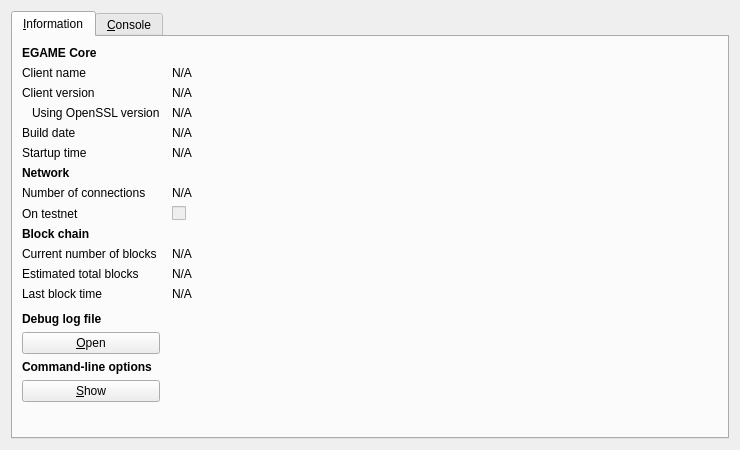
<?xml version="1.0" encoding="UTF-8"?>
<ui version="4.0">
 <class>RPCConsole</class>
 <widget class="QDialog" name="RPCConsole">
  <property name="geometry">
   <rect>
    <x>0</x>
    <y>0</y>
    <width>740</width>
    <height>450</height>
   </rect>
  </property>
  <property name="windowTitle">
   <string>EGAME - Debug window</string>
  </property>
  <layout class="QVBoxLayout" name="verticalLayout_2">
   <item>
    <widget class="QTabWidget" name="tabWidget">
     <property name="currentIndex">
      <number>0</number>
     </property>
     <widget class="QWidget" name="tab_info">
      <attribute name="title">
       <string>&amp;Information</string>
      </attribute>
      <layout class="QGridLayout" name="gridLayout" columnstretch="0,1">
       <property name="horizontalSpacing">
        <number>12</number>
       </property>
       <item row="0" column="0">
        <widget class="QLabel" name="label_9">
         <property name="font">
          <font>
           <weight>75</weight>
           <bold>true</bold>
          </font>
         </property>
         <property name="text">
          <string>EGAME Core</string>
         </property>
        </widget>
       </item>
       <item row="1" column="0">
        <widget class="QLabel" name="label_5">
         <property name="text">
          <string>Client name</string>
         </property>
        </widget>
       </item>
       <item row="1" column="1">
        <widget class="QLabel" name="clientName">
         <property name="cursor">
          <cursorShape>IBeamCursor</cursorShape>
         </property>
         <property name="text">
          <string>N/A</string>
         </property>
         <property name="textFormat">
          <enum>Qt::PlainText</enum>
         </property>
         <property name="textInteractionFlags">
          <set>Qt::LinksAccessibleByMouse|Qt::TextSelectableByKeyboard|Qt::TextSelectableByMouse</set>
         </property>
        </widget>
       </item>
       <item row="2" column="0">
        <widget class="QLabel" name="label_6">
         <property name="text">
          <string>Client version</string>
         </property>
        </widget>
       </item>
       <item row="2" column="1">
        <widget class="QLabel" name="clientVersion">
         <property name="cursor">
          <cursorShape>IBeamCursor</cursorShape>
         </property>
         <property name="text">
          <string>N/A</string>
         </property>
         <property name="textFormat">
          <enum>Qt::PlainText</enum>
         </property>
         <property name="textInteractionFlags">
          <set>Qt::LinksAccessibleByMouse|Qt::TextSelectableByKeyboard|Qt::TextSelectableByMouse</set>
         </property>
        </widget>
       </item>
       <item row="3" column="0">
        <widget class="QLabel" name="label_14">
         <property name="text">
          <string>Using OpenSSL version</string>
         </property>
         <property name="indent">
          <number>10</number>
         </property>
        </widget>
       </item>
       <item row="3" column="1">
        <widget class="QLabel" name="openSSLVersion">
         <property name="cursor">
          <cursorShape>IBeamCursor</cursorShape>
         </property>
         <property name="text">
          <string>N/A</string>
         </property>
         <property name="textFormat">
          <enum>Qt::PlainText</enum>
         </property>
         <property name="textInteractionFlags">
          <set>Qt::LinksAccessibleByMouse|Qt::TextSelectableByKeyboard|Qt::TextSelectableByMouse</set>
         </property>
        </widget>
       </item>
       <item row="4" column="0">
        <widget class="QLabel" name="label_12">
         <property name="text">
          <string>Build date</string>
         </property>
        </widget>
       </item>
       <item row="4" column="1">
        <widget class="QLabel" name="buildDate">
         <property name="cursor">
          <cursorShape>IBeamCursor</cursorShape>
         </property>
         <property name="text">
          <string>N/A</string>
         </property>
         <property name="textFormat">
          <enum>Qt::PlainText</enum>
         </property>
         <property name="textInteractionFlags">
          <set>Qt::LinksAccessibleByMouse|Qt::TextSelectableByKeyboard|Qt::TextSelectableByMouse</set>
         </property>
        </widget>
       </item>
       <item row="5" column="0">
        <widget class="QLabel" name="label_13">
         <property name="text">
          <string>Startup time</string>
         </property>
        </widget>
       </item>
       <item row="5" column="1">
        <widget class="QLabel" name="startupTime">
         <property name="cursor">
          <cursorShape>IBeamCursor</cursorShape>
         </property>
         <property name="text">
          <string>N/A</string>
         </property>
         <property name="textFormat">
          <enum>Qt::PlainText</enum>
         </property>
         <property name="textInteractionFlags">
          <set>Qt::LinksAccessibleByMouse|Qt::TextSelectableByKeyboard|Qt::TextSelectableByMouse</set>
         </property>
        </widget>
       </item>
       <item row="6" column="0">
        <widget class="QLabel" name="label_11">
         <property name="font">
          <font>
           <weight>75</weight>
           <bold>true</bold>
          </font>
         </property>
         <property name="text">
          <string>Network</string>
         </property>
        </widget>
       </item>
       <item row="7" column="0">
        <widget class="QLabel" name="label_7">
         <property name="text">
          <string>Number of connections</string>
         </property>
        </widget>
       </item>
       <item row="7" column="1">
        <widget class="QLabel" name="numberOfConnections">
         <property name="cursor">
          <cursorShape>IBeamCursor</cursorShape>
         </property>
         <property name="text">
          <string>N/A</string>
         </property>
         <property name="textFormat">
          <enum>Qt::PlainText</enum>
         </property>
         <property name="textInteractionFlags">
          <set>Qt::LinksAccessibleByMouse|Qt::TextSelectableByKeyboard|Qt::TextSelectableByMouse</set>
         </property>
        </widget>
       </item>
       <item row="8" column="0">
        <widget class="QLabel" name="label_8">
         <property name="text">
          <string>On testnet</string>
         </property>
        </widget>
       </item>
       <item row="8" column="1">
        <widget class="QCheckBox" name="isTestNet">
         <property name="enabled">
          <bool>false</bool>
         </property>
         <property name="text">
          <string/>
         </property>
        </widget>
       </item>
       <item row="9" column="0">
        <widget class="QLabel" name="label_10">
         <property name="font">
          <font>
           <weight>75</weight>
           <bold>true</bold>
          </font>
         </property>
         <property name="text">
          <string>Block chain</string>
         </property>
        </widget>
       </item>
       <item row="10" column="0">
        <widget class="QLabel" name="label_3">
         <property name="text">
          <string>Current number of blocks</string>
         </property>
        </widget>
       </item>
       <item row="10" column="1">
        <widget class="QLabel" name="numberOfBlocks">
         <property name="cursor">
          <cursorShape>IBeamCursor</cursorShape>
         </property>
         <property name="text">
          <string>N/A</string>
         </property>
         <property name="textFormat">
          <enum>Qt::PlainText</enum>
         </property>
         <property name="textInteractionFlags">
          <set>Qt::LinksAccessibleByMouse|Qt::TextSelectableByKeyboard|Qt::TextSelectableByMouse</set>
         </property>
        </widget>
       </item>
       <item row="11" column="0">
        <widget class="QLabel" name="label_4">
         <property name="text">
          <string>Estimated total blocks</string>
         </property>
        </widget>
       </item>
       <item row="11" column="1">
        <widget class="QLabel" name="totalBlocks">
         <property name="cursor">
          <cursorShape>IBeamCursor</cursorShape>
         </property>
         <property name="text">
          <string>N/A</string>
         </property>
         <property name="textFormat">
          <enum>Qt::PlainText</enum>
         </property>
         <property name="textInteractionFlags">
          <set>Qt::LinksAccessibleByMouse|Qt::TextSelectableByKeyboard|Qt::TextSelectableByMouse</set>
         </property>
        </widget>
       </item>
       <item row="12" column="0">
        <widget class="QLabel" name="label_2">
         <property name="text">
          <string>Last block time</string>
         </property>
        </widget>
       </item>
       <item row="12" column="1">
        <widget class="QLabel" name="lastBlockTime">
         <property name="cursor">
          <cursorShape>IBeamCursor</cursorShape>
         </property>
         <property name="text">
          <string>N/A</string>
         </property>
         <property name="textFormat">
          <enum>Qt::PlainText</enum>
         </property>
         <property name="textInteractionFlags">
          <set>Qt::LinksAccessibleByMouse|Qt::TextSelectableByKeyboard|Qt::TextSelectableByMouse</set>
         </property>
        </widget>
       </item>
       <item row="13" column="0">
        <spacer name="verticalSpacer_2">
         <property name="orientation">
          <enum>Qt::Vertical</enum>
         </property>
         <property name="sizeHint" stdset="0">
          <size>
           <width>20</width>
           <height>20</height>
          </size>
         </property>
        </spacer>
       </item>
       <item row="14" column="0">
        <widget class="QLabel" name="labelDebugLogfile">
         <property name="font">
          <font>
           <weight>75</weight>
           <bold>true</bold>
          </font>
         </property>
         <property name="text">
          <string>Debug log file</string>
         </property>
        </widget>
       </item>
       <item row="15" column="0">
        <widget class="QPushButton" name="openDebugLogfileButton">
         <property name="toolTip">
          <string>Open the EGAME debug log file from the current data directory. This can take a few seconds for large log files.</string>
         </property>
         <property name="text">
          <string>&amp;Open</string>
         </property>
         <property name="autoDefault">
          <bool>false</bool>
         </property>
        </widget>
       </item>
       <item row="16" column="0">
        <widget class="QLabel" name="labelCLOptions">
         <property name="font">
          <font>
           <weight>75</weight>
           <bold>true</bold>
          </font>
         </property>
         <property name="text">
          <string>Command-line options</string>
         </property>
        </widget>
       </item>
       <item row="17" column="0">
        <widget class="QPushButton" name="showCLOptionsButton">
         <property name="toolTip">
          <string>Show the EGAME-Qt help message to get a list with possible EGAME command-line options.</string>
         </property>
         <property name="text">
          <string>&amp;Show</string>
         </property>
         <property name="autoDefault">
          <bool>false</bool>
         </property>
        </widget>
       </item>
       <item row="18" column="0">
        <spacer name="verticalSpacer">
         <property name="orientation">
          <enum>Qt::Vertical</enum>
         </property>
         <property name="sizeHint" stdset="0">
          <size>
           <width>20</width>
           <height>40</height>
          </size>
         </property>
        </spacer>
       </item>
      </layout>
     </widget>
     <widget class="QWidget" name="tab_console">
      <attribute name="title">
       <string>&amp;Console</string>
      </attribute>
      <layout class="QVBoxLayout" name="verticalLayout_3">
       <property name="spacing">
        <number>3</number>
       </property>
       <item>
        <widget class="QTextEdit" name="messagesWidget">
         <property name="minimumSize">
          <size>
           <width>0</width>
           <height>100</height>
          </size>
         </property>
         <property name="readOnly">
          <bool>true</bool>
         </property>
         <property name="tabKeyNavigation" stdset="0">
          <bool>false</bool>
         </property>
         <property name="columnCount" stdset="0">
          <number>2</number>
         </property>
        </widget>
       </item>
       <item>
        <layout class="QHBoxLayout" name="horizontalLayout">
         <property name="spacing">
          <number>3</number>
         </property>
         <item>
          <widget class="QLabel" name="label">
           <property name="text">
            <string notr="true">&gt;</string>
           </property>
          </widget>
         </item>
         <item>
          <widget class="QLineEdit" name="lineEdit"/>
         </item>
         <item>
          <widget class="QPushButton" name="clearButton">
           <property name="maximumSize">
            <size>
             <width>24</width>
             <height>24</height>
            </size>
           </property>
           <property name="toolTip">
            <string>Clear console</string>
           </property>
           <property name="text">
            <string/>
           </property>
           <property name="icon">
            <iconset resource="../bitcoin.qrc">
             <normaloff>:/icons/remove</normaloff>:/icons/remove</iconset>
           </property>
           <property name="shortcut">
            <string notr="true">Ctrl+L</string>
           </property>
           <property name="autoDefault">
            <bool>false</bool>
           </property>
          </widget>
         </item>
        </layout>
       </item>
      </layout>
     </widget>
    </widget>
   </item>
  </layout>
 </widget>
 <resources>
  <include location="../bitcoin.qrc"/>
 </resources>
 <connections/>
</ui>
